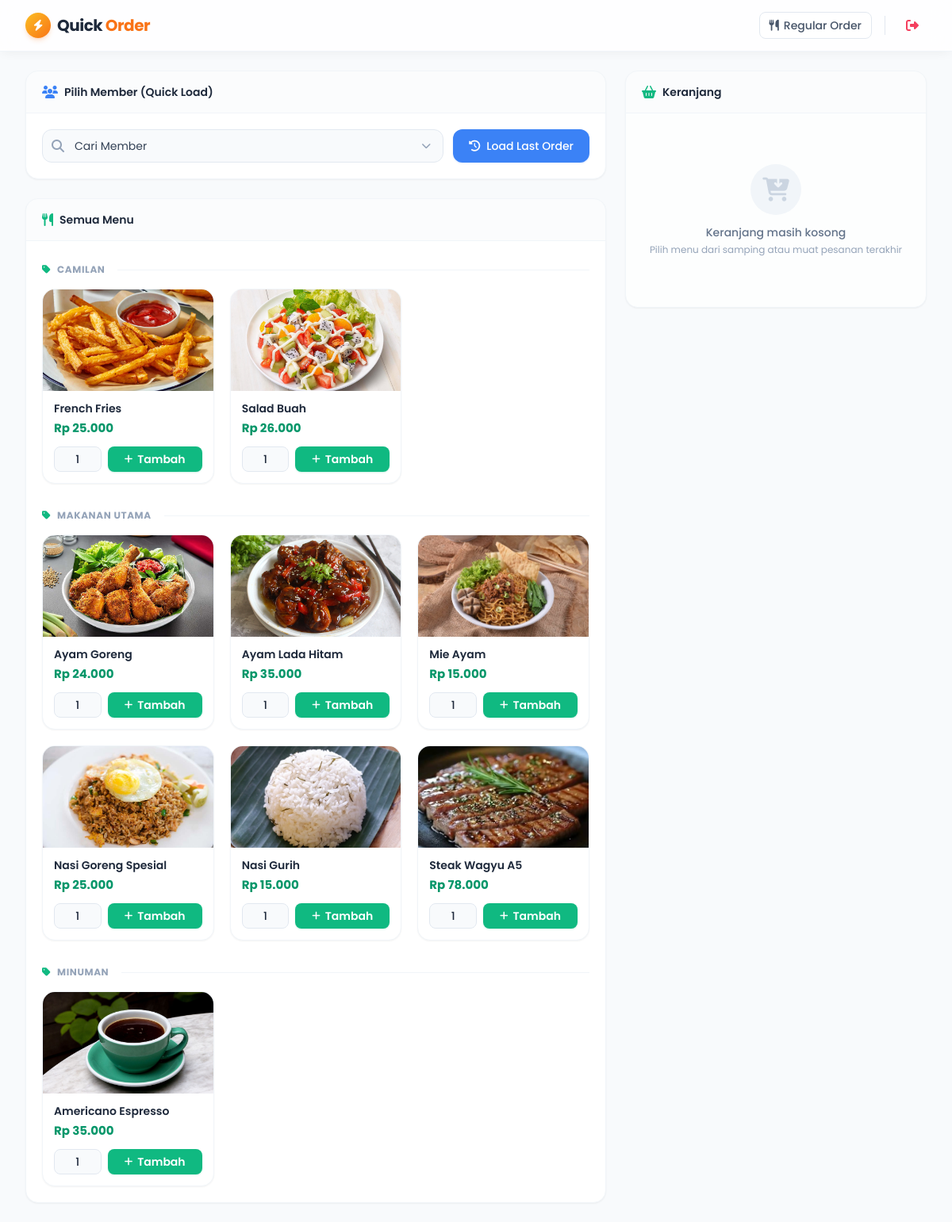
The page /pelayan/pesan_quick.php (signed in) on the database its author committed.
### tables this page shows
CREATE TABLE `menu` (
  `id` int NOT NULL,
  `nama_menu` varchar(100) DEFAULT NULL,
  `harga` int DEFAULT NULL,
  `deskripsi` text,
  `kategori` varchar(50) DEFAULT NULL,
  `bahan_baku` varchar(50) DEFAULT NULL,
  `rasa` enum('manis','pedas','gurih') DEFAULT NULL,
  `gambar` varchar(255) DEFAULT NULL
);

### pelayan/pesan_quick.php (the view, shortened to what this page needs)
<?php
include '../config/koneksi.php';
function hasMenuStatusColumn($conn) {
    $result = $conn->query("
        SELECT COLUMN_NAME FROM INFORMATION_SCHEMA.COLUMNS
        WHERE TABLE_NAME='menu'
    ");
    return ($result && $result->num_rows > 0);
}
$hasStatusColumn = hasMenuStatusColumn($conn);
$dataMenu = null;
if ($hasStatusColumn) {
    $dataMenu = mysqli_query($conn, "
        SELECT id, nama_menu, harga, kategori, gambar FROM menu
        ORDER BY kategori, nama_menu
    ");
}
$cartDetail = [];
?>
<!DOCTYPE html>
<html lang="id">
<head>
    <script src="https://cdn.tailwindcss.com"></script>
    <link rel="stylesheet" href="https://cdnjs.cloudflare.com/ajax/libs/font-awesome/6.4.0/css/all.min.css">
</head>
<body class="bg-slate-50 text-slate-800 antialiased min-h-screen flex flex-col">
    <nav class="bg-white/80 backdrop-blur-md shadow-[0_2px_15px_-3px_rgba(0,0,0,0.07)] sticky top-0 z-50 border-b border-slate-100">
        <div class="max-w-[1400px] mx-auto px-4 sm:px-6 lg:px-8">
            <div class="flex justify-between h-16 items-center">
                <div class="flex-shrink-0 flex items-center gap-2">
                    <div class="w-8 h-8 rounded-full bg-gradient-to-br from-amber-400 to-orange-500 text-white flex items-center justify-center shadow-md shadow-orange-500/20">
                        <i class="fa-solid fa-bolt text-sm"></i>
                    </div>
                    <h1 class="font-bold text-xl tracking-tight hidden sm:block">Quick <span class="text-orange-500">Order</span></h1>
                </div>
                <div class="flex items-center gap-2 sm:gap-3">
                    <a href="pesan.php" class="inline-flex items-center gap-1.5 px-3 py-1.5 rounded-lg text-sm font-medium text-slate-600 hover:bg-slate-100 hover:text-slate-900 transition-colors border border-slate-200 bg-white">
                        <i class="fa-solid fa-utensils"></i> <span class="hidden md:inline">Regular Order</span>
                    </a>
                    <a href="../auth/logout.php" class="inline-flex items-center justify-center w-9 h-9 rounded-lg text-rose-500 hover:bg-rose-50 hover:text-rose-600 transition-colors" title="Keluar">
                        <i class="fa-solid fa-right-from-bracket"></i>
                    </a>
                </div>
            </div>
        </div>
    </nav>
    <main class="flex-grow max-w-[1400px] w-full mx-auto px-4 sm:px-6 lg:px-8 py-6 flex flex-col-reverse lg:flex-row gap-6">
        <div class="flex-grow w-full lg:w-auto space-y-6">
            <div class="bg-white rounded-2xl shadow-sm border border-slate-100 overflow-hidden">
                <div class="px-5 py-4 border-b border-slate-100 bg-slate-50/50 flex items-center gap-2">
                    <i class="fa-solid fa-users text-blue-500"></i>
                    <h2 class="font-semibold text-slate-800 text-sm">Pilih Member (Quick Load)</h2>
                </div>
                <div class="p-5">
                    <form method="POST" class="flex flex-col md:flex-row gap-3">
                        <div class="relative flex-grow">
                            <div class="absolute inset-y-0 left-0 pl-3 flex items-center pointer-events-none">
                            </div>
                            <select name="member_id" class="w-full pl-10 pr-4 py-2.5 appearance-none bg-slate-50 border border-slate-200 text-slate-700 text-sm rounded-xl focus:outline-none focus:ring-2 focus:ring-emerald-500/20 focus:border-emerald-500 transition-all cursor-pointer" required>
                                <option value="">Cari Member</option>
                            </select>
                            <div class="pointer-events-none absolute inset-y-0 right-0 flex items-center px-4 text-slate-400">
                            </div>
                        </div>
                        <button type="submit" name="load_last_order" class="bg-blue-500 hover:bg-blue-600 text-white font-medium py-2.5 px-5 rounded-xl text-sm transition-colors shadow-sm shadow-blue-500/20 flex items-center justify-center gap-2 flex-shrink-0">
                            <i class="fa-solid fa-history"></i> Load Last Order
                        </button>
                    </form>
                </div>
            </div>
            <div class="bg-white rounded-2xl shadow-sm border border-slate-100 overflow-hidden mb-8">
                <div class="px-5 py-4 border-b border-slate-100 bg-slate-50/50 flex items-center gap-2">
                    <i class="fa-solid fa-utensils text-emerald-500"></i>
                    <h2 class="font-semibold text-slate-800 text-sm">Semua Menu</h2>
                </div>
                <div class="p-5">
                    <?php
                    if (!$dataMenu) {
                        echo "<div class='text-center text-rose-500 p-4 bg-rose-50 rounded-xl'>❌ Error loading menu</div>";
                    } else {
                        $currentCategory = '';
                        $categoryHtml = '';
                        while ($menu = mysqli_fetch_assoc($dataMenu)):
                            if ($currentCategory !== $menu['kategori']):
                                if ($categoryHtml) echo '<div class="grid grid-cols-2 md:grid-cols-3 xl:grid-cols-4 gap-4 md:gap-5 mb-8">' . $categoryHtml . '</div>';
                                $catName = htmlspecialchars($menu['kategori'] ?? 'Uncategorized');
                                echo '<h3 class="text-xs font-bold text-slate-400 uppercase tracking-wider mb-4 mt-2 flex items-center gap-2">';
                                echo '<i class="fa-solid fa-tag text-emerald-500"></i> ' . $catName;
                                echo '<span class="flex-grow h-px bg-slate-100 ml-2"></span></h3>';
                                $currentCategory = $menu['kategori'];
                                $categoryHtml = '';
                            endif;
                            $imgSrc = (isset($menu['gambar']) && !empty($menu['gambar'])) ? '../upload/' . htmlspecialchars($menu['gambar']) : 'https://via.placeholder.com/160x120?text=' . urlencode($menu['nama_menu']);
                            $categoryHtml .= '
                            <form method="POST" class="bg-white rounded-2xl shadow-sm border border-slate-100 overflow-hidden hover:shadow-md hover:border-emerald-200 transition-all group flex flex-col">
                                <input type="hidden" name="menu_id" value="' . (int) $menu['id'] . '">
                                <div class="h-32 bg-slate-100 overflow-hidden relative">
                                    <img src="' . $imgSrc . '" class="w-full h-full object-cover group-hover:scale-105 transition-transform duration-500" alt="' . htmlspecialchars($menu['nama_menu']) . '">
                                </div>
                                <div class="p-3.5 flex flex-col flex-grow">
                                    <h4 class="font-semibold text-slate-800 text-sm mb-1 line-clamp-2 leading-tight flex-grow">' . htmlspecialchars($menu['nama_menu']) . '</h4>
                                    <div class="font-bold text-emerald-600 text-[15px] mb-3">Rp ' . number_format($menu['harga'], 0, ',', '.') . '</div>
                                    <div class="flex gap-2 mt-auto">
                                        <input type="number" name="jumlah" value="1" min="1" class="w-1/3 bg-slate-50 border border-slate-200 rounded-lg text-center text-sm font-medium focus:outline-none focus:border-emerald-500">
                                        <button type="submit" name="tambah_item" class="w-2/3 bg-emerald-500 hover:bg-emerald-600 text-white rounded-lg py-1.5 text-sm font-semibold transition-colors flex items-center justify-center gap-1.5 shadow-sm shadow-emerald-500/20">
                                            <i class="fa-solid fa-plus text-xs"></i> Tambah
                                        </button>
                                    </div>
                                </div>
                            </form>
                            ';
                        endwhile;
                        if ($categoryHtml) echo '<div class="grid grid-cols-2 md:grid-cols-3 xl:grid-cols-4 gap-4 md:gap-5">' . $categoryHtml . '</div>';
                    }
                    ?>
                </div>
            </div>
        </div>
        <div class="w-full lg:w-[380px] flex-shrink-0">
            <div class="bg-white rounded-2xl shadow-sm border border-slate-100 overflow-hidden cart-sticky flex flex-col max-h-[calc(100vh-8rem)]">
                <div class="px-5 py-4 border-b border-slate-100 bg-slate-50/50 flex items-center justify-between">
                    <div class="flex items-center gap-2">
                        <i class="fa-solid fa-shopping-basket text-emerald-500"></i>
                        <h2 class="font-semibold text-slate-800 text-sm">Keranjang</h2>
                    </div>
                </div>
                <div class="flex-grow overflow-y-auto custom-scroll p-4 bg-slate-50/30">
                    <?php if (count($cartDetail) === 0): ?>
                        <div class="text-center py-12">
                            <div class="w-16 h-16 bg-slate-100 text-slate-300 rounded-full flex items-center justify-center mx-auto mb-3">
                                <i class="fa-solid fa-cart-arrow-down text-3xl"></i>
                            </div>
                            <p class="text-slate-500 font-medium text-sm">Keranjang masih kosong</p>
                            <p class="text-slate-400 text-xs mt-1">Pilih menu dari samping atau muat pesanan terakhir</p>
                        </div>
                    <?php endif; ?>
                </div>
            </div>
        </div>
    </main>
</body>
</html>

### pelayan/pesan_quick.php (style rules this page uses)
body { font-family: 'Poppins', sans-serif; }
input[type=number] { -moz-appearance: textfield; }
@media (min-width: 1024px) { .cart-sticky { position: sticky; top: 5.5rem; } }

### rows shown on the page
menu: kategori "CAMILAN", nama_menu "French Fries", harga "25.000"
menu: menu.gambar (picture), kategori "MAKANAN UTAMA", nama_menu "Ayam Goreng", harga "24.000"
menu: nama_menu "Salad Buah", harga "26.000"
menu: menu.gambar (picture), kategori "MINUMAN", gambar (picture), nama_menu "Americano Espresso", harga "35.000"
menu: nama_menu "Ayam Lada Hitam", harga "35.000"
menu: nama_menu "Mie Ayam", harga "15.000"
menu: nama_menu "Nasi Goreng Spesial", harga "25.000"
menu: nama_menu "Nasi Gurih", harga "15.000"
menu: nama_menu "Steak Wagyu A5", harga "78.000"
